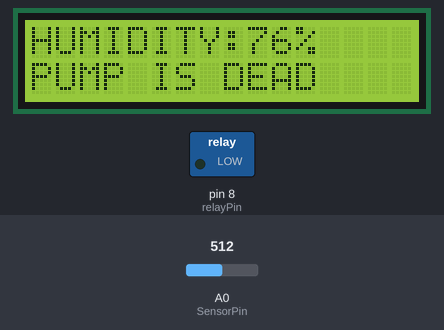
Recording of a sketch running on a simulated Arduino Uno, built with avr-gcc and run on an emulated ATmega328P. On the bench: 16×2 character LCD, switched loads named in the sketch (green lamp = pin HIGH). The inputs (shaded band) are chosen by the test bench; at power-on: A0 (SensorPin) = 512. What the sketch prints to the serial monitor is not drawn.

Above: at 1.2 s.
1.3 s: A0 (SensorPin) set to 745
At 2.5 s:
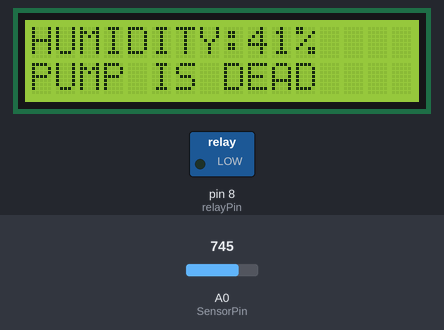
5.4 s: A0 (SensorPin) set to 766
At 7.0 s:
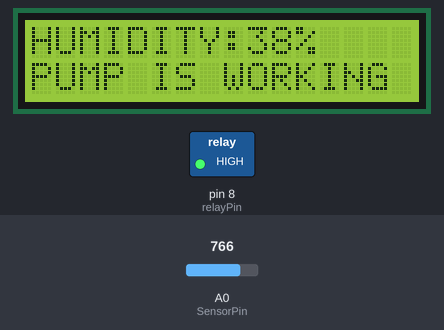
9.5 s: A0 (SensorPin) set to 716
At 10.8 s:
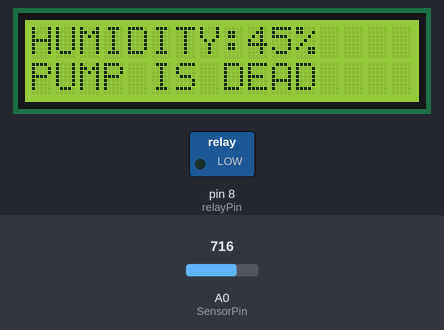
Timing chart, 0 to 12.5 s (numbered marks = the images above; inputs shaded):
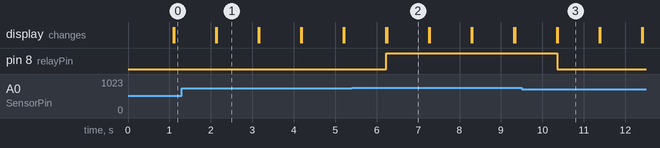

Measured:
- the behaviour switches between 752 and 753 on A0 (SensorPin) (found by bisection; images 1 and 2)
- after the input at 1.3 s, the display: first differs from a run without the input after 0.84 s (image 1)
- after the input at 5.4 s, pin 8 (relayPin): LOW → HIGH after 0.84 s; the display: first differs from a run without the input after 0.85 s (image 2)
- after the input at 9.5 s, pin 8 (relayPin): HIGH → LOW after 0.85 s; the display: first differs from a run without the input after 0.87 s (image 3)
- what the display in image 1 shows lasts 1.0 s, from 2.1 s to 3.1 s

The sketch:

Soil_Humidity.ino
```cpp
/*
 * 5.5V A0 MAXrange 1023 Humidity: 100% @ 355
 */

#include <LiquidCrystal_I2C.h>
#include <Wire.h>
#define SensorPin A0

LiquidCrystal_I2C lcd(0x27,16,2);  // 定义LCD的地址为0x27，16列2行
float sensorValue = 0;
int relayPin = 8; //继电器引脚
int humidity = 0; //湿度

void setup() {
  pinMode(relayPin, OUTPUT);
  Serial.begin(9600);
  lcd.init();
  lcd.backlight();
}

void loop() {
  sensorValue = analogRead(8);
  Serial.println(sensorValue);
  if (sensorValue < 355) {
    humidity = 100;
  }
  else {
    humidity = 100-((sensorValue-355)/6.63);
  }
  lcd.print("HUMIDITY:");
  lcd.print(humidity);
  lcd.print("%");

  if (humidity < 40) {
    digitalWrite(relayPin, HIGH);
    Serial.println("水泵在工作");
    lcd.setCursor(0,1);
    lcd.print("PUMP IS WORKING");
  }
  else {
    digitalWrite(relayPin, LOW);
    Serial.println("水泵不在工作");
    lcd.setCursor(0,1);
    lcd.print("PUMP IS DEAD");
  }

  delay(1000);
  lcd.clear();
}
```
